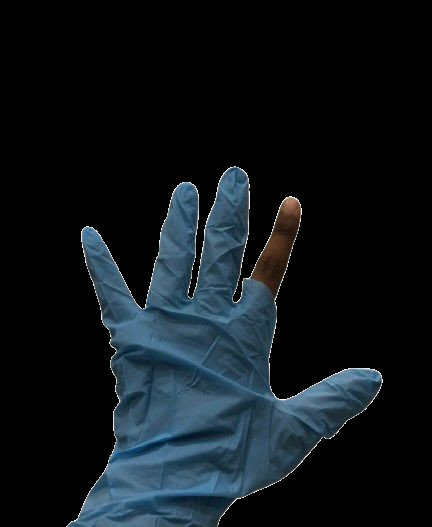
%> input picture Latex/latex_pic/missingfinger.png, 432 x 527 px
$ octave missingfinger.m   (GNU Octave 9; MATLAB toolbox functions it lacks are replaced by stand-ins)
%> lines starting %> are read from the running program, lines starting %| are printed output that depends on the picture; in (x1, y1, x2, y2) boxes, pixels count from 0 and x2, y2 are one past the last pixel; in counts of white or black regions, pixels touching at a corner belong together; the program's own positions count from 1
% Load the input image
inputImage = imread('missingfinger.png');
%> inputImage is the input picture: size 527x432x3 uint8; mean R, G, B 14.6, 21.4, 26.1

% Convert the input image to grayscale
grayImage = rgb2gray(inputImage);
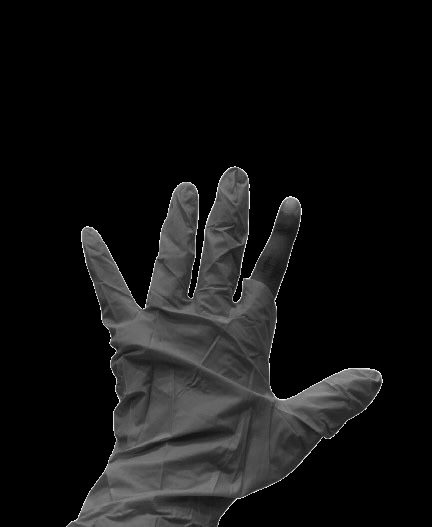
%> grayImage: size 527x432 uint8; min 0, max 255, mean 19.9

% Apply noise reduction using median filtering
filteredImage = medfilt2(grayImage);

% Enhance contrast using histogram equalization
enhancedImage = histeq(filteredImage);
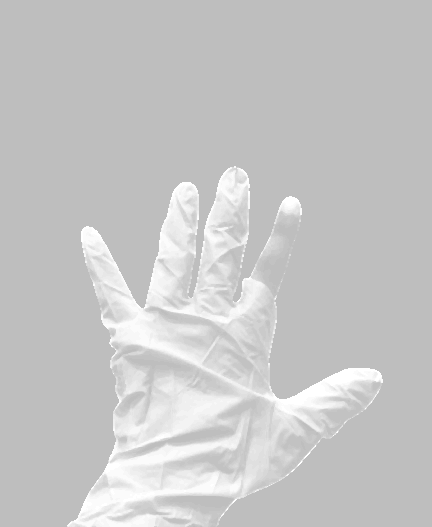
%> enhancedImage: size 527x432 uint8; min 190, max 255, mean 198.3

% Thresholding to segment the glove
thresholdValue = graythresh(enhancedImage);
%> thresholdValue = 0.831
binaryImage = imbinarize(enhancedImage, thresholdValue);
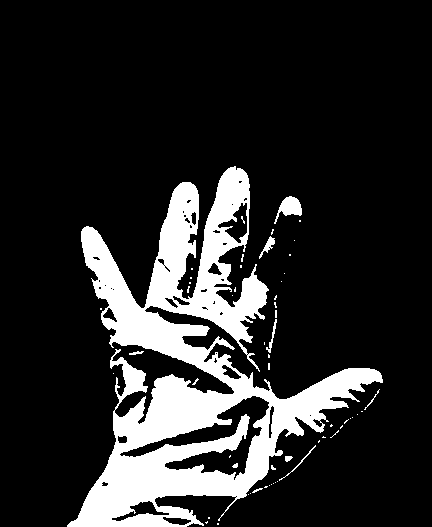
%> binaryImage: size 527x432 logical; 16.5% white; 57 white regions (47 under 20 px), largest, box (x1, y1, x2, y2) and area: (67, 166, 383, 527) 36525, (274, 196, 302, 224) 367, (259, 236, 275, 259) 115

% Perform morphological operations
binaryImage = bwareaopen(binaryImage, 300);
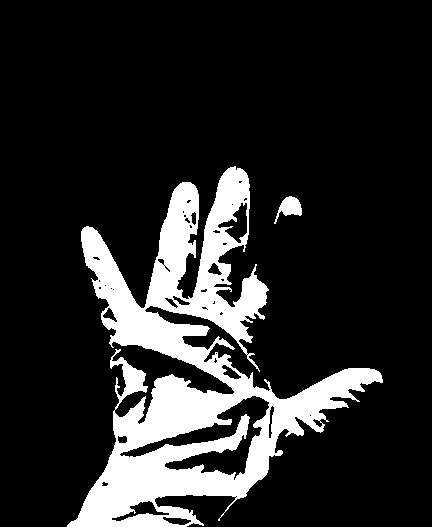
%> binaryImage: size 527x432 logical; 16.2% white; 2 white regions, box (x1, y1, x2, y2) and area: (67, 166, 383, 527) 36525, (274, 196, 302, 224) 367
binaryImage = imfill(binaryImage, 'holes');
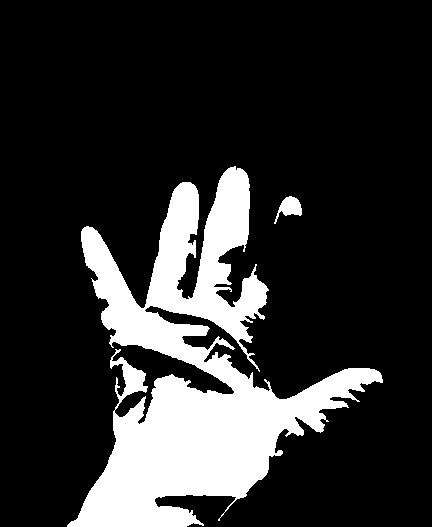
%> binaryImage: size 527x432 logical; 18.6% white; 2 white regions, box (x1, y1, x2, y2) and area: (67, 166, 383, 527) 41948, (274, 196, 302, 224) 367

% Label connected components
cc = bwconncomp(binaryImage);
%> cc = 2 connected components
numPixels = cellfun(@numel, cc.PixelIdxList);
%> numPixels = [41948 367]
[~, idx] = max(numPixels); % Find the largest connected component
%> idx = 1

% Remove the largest component (which represents the glove)
binaryImage(cc.PixelIdxList{idx}) = 0;
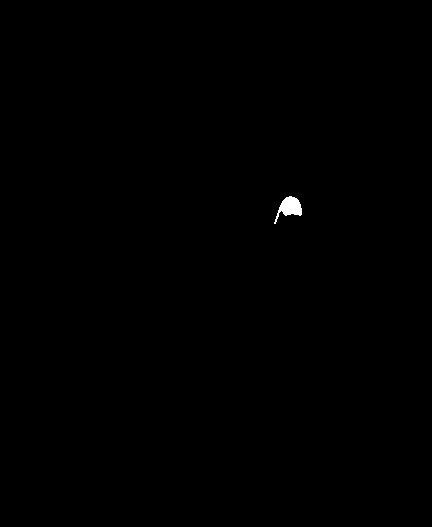
%> binaryImage: size 527x432 logical; 0.16% white; 1 white region, box (x1, y1, x2, y2) and area: (274, 196, 302, 224) 367

% Label remaining connected components
cc = bwconncomp(binaryImage);
%> cc = 1 connected component
numMissingFingers = 0;
for i = 1:cc.NumObjects
    [rows, cols] = ind2sub(size(binaryImage), cc.PixelIdxList{i});
    width = max(cols) - min(cols);
    height = max(rows) - min(rows);
    aspectRatio = width / height;
    if aspectRatio > 0.8
        numMissingFingers = numMissingFingers + 1;
        centerX = round(mean(cols));
        centerY = round(mean(rows));
        inputImage = insertText(inputImage, [centerX, centerY], 'Missing Finger', 'FontSize', 12, 'TextColor', 'green', 'BoxColor', 'white', 'BoxOpacity', 0.8);
    end
end
%> this loop made 1 pass
%> (width, height, aspectRatio, numMissingFingers, centerX, centerY) on pass 1: (27, 27, 1, 1, 290, 208)
%> pass 1, `inputImage = insertText(inputImage, [centerX, centerY], 'Missing Finge..`:
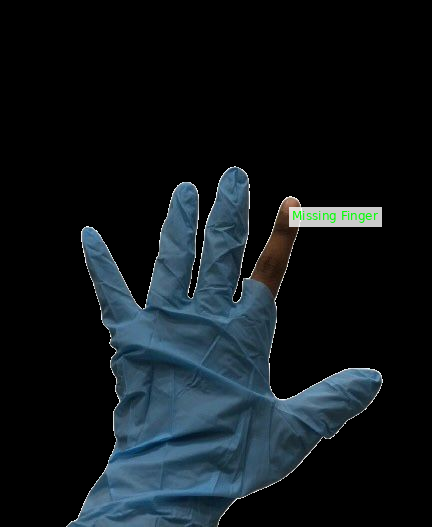
%> inputImage: size 527x432x3 uint8; 0.82% of pixels changed, all inside (x1, y1, x2, y2) = (289, 207, 382, 227)

% Display the results
% Generate filled mask for missing finger
missingFingerFilledMask = imfill(binaryImage, 'holes');

% Generate defect mask for missing finger
missingFingerDefectMask = missingFingerFilledMask - binaryImage;
%> missingFingerDefectMask: size 527x432 double; every value is 0

% Generate final mask for missing finger
missingFingerFinalMask = missingFingerDefectMask | binaryImage;

% Display the masks
figure;
subplot(1, 3, 1);
imshow(missingFingerFilledMask);
title('Missing Finger Filled Mask');

subplot(1, 3, 2);
imshow(missingFingerDefectMask);
title('Missing Finger Defect Mask');

subplot(1, 3, 3);
imshow(missingFingerFinalMask);
title('Missing Finger Final Mask');

figure;
imshow(inputImage);
title(sprintf('Missing Finger Detection Result: Missing Fingers=%d', numMissingFingers));

$ run again, with Latex/latex_pic/stains.png copied over Latex/latex_pic/missingfinger.png
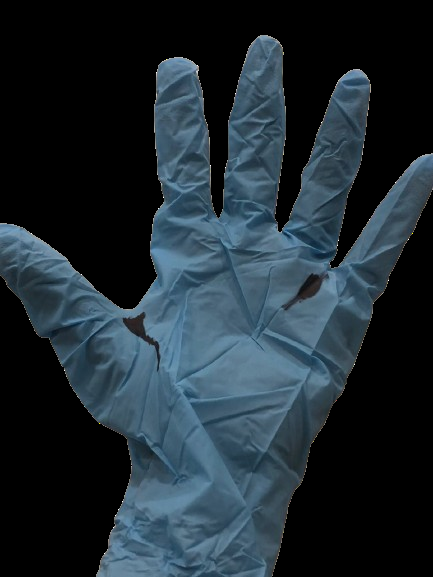
%> input picture Latex/latex_pic/stains.png, 433 x 577 px
%> inputImage is the input picture: size 577x433x3 uint8; mean R, G, B 30.8, 43, 50.8
%> thresholdValue = 0.704
%> `binaryImage = imfill(binaryImage, 'holes');`:
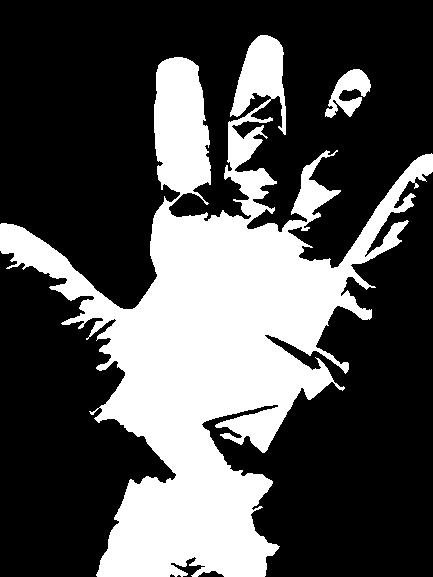
%> binaryImage: size 577x433 logical; 32% white; 2 white regions, box (x1, y1, x2, y2) and area: (0, 35, 433, 577) 78763, (325, 69, 371, 118) 1104
%> `cc = bwconncomp(binaryImage);`: cc = 2 connected components
%> numPixels = [78763 1104]
%> idx = 1
%> `cc = bwconncomp(binaryImage);`: cc = 1 connected component
%> the loop `for i = 1:cc.NumObjects` made 1 pass
%> (width, height, aspectRatio, numMissingFingers, centerX, centerY) on pass 1: (45, 48, 0.938, 1, 350, 93)
%> pass 1, `inputImage = insertText(inputImage, [centerX, centerY], 'Missing Finge..`:
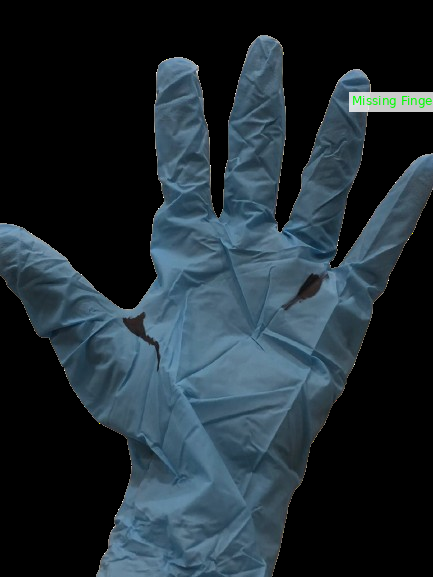
%> inputImage: size 577x433x3 uint8; 0.67% of pixels changed, all inside (x1, y1, x2, y2) = (349, 92, 433, 112)
%> missingFingerDefectMask: size 577x433 double; every value is 0

$ run again, with Latex/latex_pic/tear.png copied over Latex/latex_pic/missingfinger.png
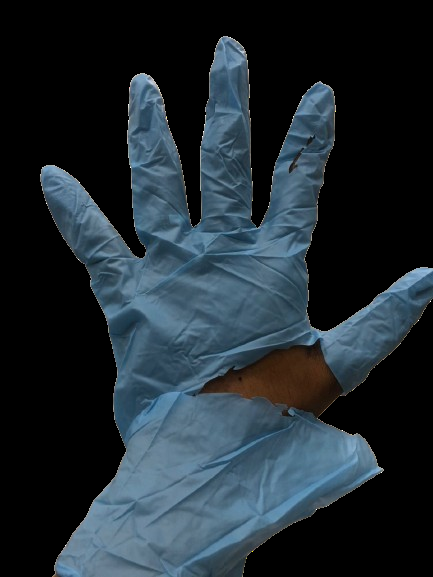
%> input picture Latex/latex_pic/tear.png, 433 x 577 px
%> inputImage is the input picture: size 577x433x3 uint8; mean R, G, B 31.9, 42.9, 50.3
%> thresholdValue = 0.72
%> `binaryImage = imfill(binaryImage, 'holes');`:
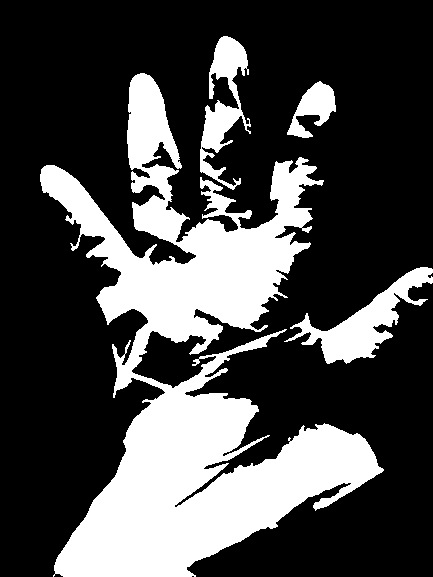
%> binaryImage: size 577x433 logical; 28.7% white; 4 white regions, box (x1, y1, x2, y2) and area: (40, 73, 384, 577) 62757, (284, 267, 433, 364) 4332, (200, 36, 251, 190) 3131, (287, 81, 336, 138) 1361
%> `cc = bwconncomp(binaryImage);`: cc = 4 connected components
%> numPixels = [62757 3131 4332 1361]
%> idx = 1
%> `cc = bwconncomp(binaryImage);`: cc = 3 connected components
%> the loop `for i = 1:cc.NumObjects` made 3 passes
%> (width, height, aspectRatio, numMissingFingers, centerX, centerY) on passes 2 to 3: (148, 96, 1.54, 1, 366, 323), (48, 56, 0.857, 2, 314, 109)
%> pass 3, `inputImage = insertText(inputImage, [centerX, centerY], 'Missing Finge..`:
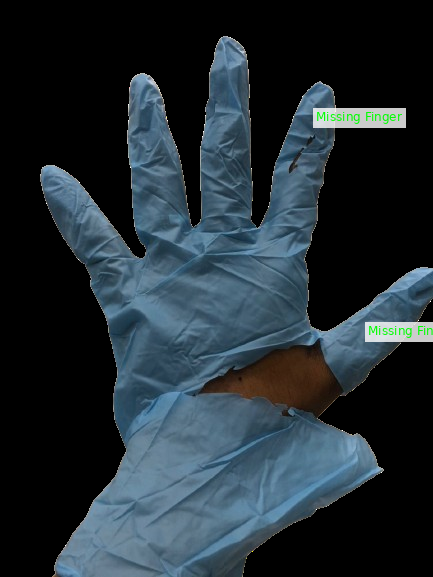
%> inputImage: size 577x433x3 uint8; 1.29% of pixels changed, all inside (x1, y1, x2, y2) = (313, 108, 433, 342)
%> missingFingerDefectMask: size 577x433 double; every value is 0
